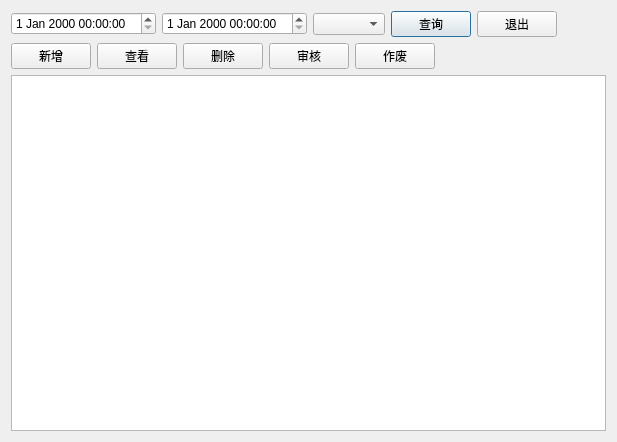
<?xml version="1.0" encoding="UTF-8"?>
<ui version="4.0">
 <class>w_inventory_draw</class>
 <widget class="QDialog" name="w_inventory_draw">
  <property name="geometry">
   <rect>
    <x>0</x>
    <y>0</y>
    <width>617</width>
    <height>442</height>
   </rect>
  </property>
  <property name="windowTitle">
   <string>Dialog</string>
  </property>
  <layout class="QVBoxLayout" name="verticalLayout">
   <item>
    <layout class="QHBoxLayout" name="horizontalLayout_2">
     <item>
      <widget class="lds_datetimeEdit" name="dateTimeEdit_from"/>
     </item>
     <item>
      <widget class="lds_datetimeEdit" name="dateTimeEdit_to"/>
     </item>
     <item>
      <widget class="lds_ComboBox" name="comboBox_ch_state"/>
     </item>
     <item>
      <widget class="lds_toolbar_button" name="pushButton_select">
       <property name="text">
        <string>查询</string>
       </property>
       <property name="outer_stylesheet" stdset="0">
        <string>pushbutton</string>
       </property>
      </widget>
     </item>
     <item>
      <widget class="lds_toolbar_button" name="pushButton_exit">
       <property name="text">
        <string>退出</string>
       </property>
       <property name="outer_stylesheet" stdset="0">
        <string>pushbutton</string>
       </property>
      </widget>
     </item>
     <item>
      <spacer name="horizontalSpacer_2">
       <property name="orientation">
        <enum>Qt::Horizontal</enum>
       </property>
       <property name="sizeHint" stdset="0">
        <size>
         <width>40</width>
         <height>20</height>
        </size>
       </property>
      </spacer>
     </item>
    </layout>
   </item>
   <item>
    <layout class="QHBoxLayout" name="horizontalLayout">
     <item>
      <widget class="lds_toolbar_button" name="pushButton_new">
       <property name="text">
        <string>新增</string>
       </property>
       <property name="outer_stylesheet" stdset="0">
        <string>pushbutton</string>
       </property>
      </widget>
     </item>
     <item>
      <widget class="lds_toolbar_button" name="pushButton_change">
       <property name="text">
        <string>查看</string>
       </property>
       <property name="outer_stylesheet" stdset="0">
        <string>pushbutton</string>
       </property>
      </widget>
     </item>
     <item>
      <widget class="lds_toolbar_button" name="pushButton_del">
       <property name="text">
        <string>删除</string>
       </property>
       <property name="outer_stylesheet" stdset="0">
        <string>pushbutton</string>
       </property>
      </widget>
     </item>
     <item>
      <widget class="lds_toolbar_button" name="pushButton_audit">
       <property name="text">
        <string>审核</string>
       </property>
       <property name="outer_stylesheet" stdset="0">
        <string>pushbutton_blue</string>
       </property>
      </widget>
     </item>
     <item>
      <widget class="lds_toolbar_button" name="pushButton_bad">
       <property name="text">
        <string>作废</string>
       </property>
       <property name="outer_stylesheet" stdset="0">
        <string>pushbutton_blue</string>
       </property>
      </widget>
     </item>
     <item>
      <spacer name="horizontalSpacer">
       <property name="orientation">
        <enum>Qt::Horizontal</enum>
       </property>
       <property name="sizeHint" stdset="0">
        <size>
         <width>40</width>
         <height>20</height>
        </size>
       </property>
      </spacer>
     </item>
    </layout>
   </item>
   <item>
    <widget class="lds_tableView" name="tableView"/>
   </item>
  </layout>
 </widget>
 <customwidgets>
  <customwidget>
   <class>lds_tableView</class>
   <extends>QTableView</extends>
   <header>lds_tableview.h</header>
  </customwidget>
  <customwidget>
   <class>lds_ComboBox</class>
   <extends>QComboBox</extends>
   <header>lds_combobox.h</header>
  </customwidget>
  <customwidget>
   <class>lds_toolbar_button</class>
   <extends>QPushButton</extends>
   <header>lds_toolbar_button.h</header>
  </customwidget>
  <customwidget>
   <class>lds_datetimeEdit</class>
   <extends>QDateTimeEdit</extends>
   <header>lds_datetimeedit.h</header>
  </customwidget>
 </customwidgets>
 <resources/>
 <connections/>
</ui>
